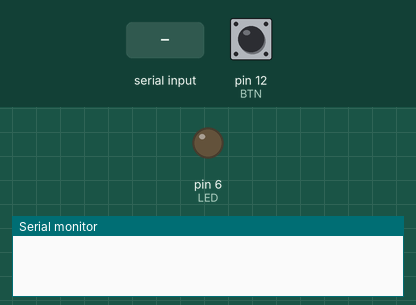
This sketch was run on a simulated Arduino Uno, built with avr-gcc and run on an emulated ATmega328P. Shown: output pins drawn as LEDs (lit = HIGH), the last lines printed to the serial monitor. Inputs (shaded band) come from the test bench; at power-on: pin 12 (BTN) HIGH.

Above: at 1.2 s.
1.3 s: "1" received over the second serial link
At 1.7 s:
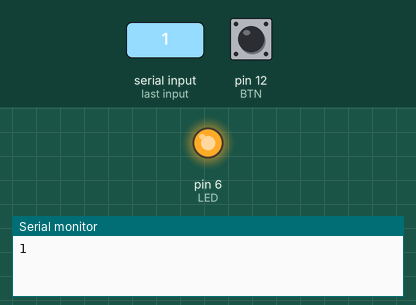
Timing chart, 0 to 4.3 s (numbered marks = the images above; inputs shaded):
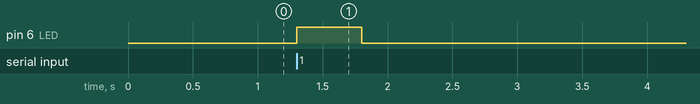

Measured:
- after the input at 1.3 s, pin 6 (LED): LOW → HIGH at once, → LOW 0.50 s later

The sketch:

nano1.ino
```cpp
#include <SoftwareSerial.h>

#define RX A1
#define TX A0

#define BTN 12
#define LED 6

SoftwareSerial nanoSerial(RX, TX);

int buttonState = 0;
void setup() {
  Serial.begin(9600);
  nanoSerial.begin(9600);

  pinMode(BTN, INPUT_PULLUP);
  pinMode(LED, OUTPUT);
}
void loop() {
  buttonState = digitalRead(BTN);

  if(buttonState == LOW) {
    //digitalWrite(LED, HIGH);
    //delay(500);
    //digitalWrite(LED, LOW);
    //delay(500);
    char send_data = '1';
    nanoSerial.write(send_data);
  }

  if(nanoSerial.available()) {
    char read_data = nanoSerial.read();
    Serial.write(read_data);
    digitalWrite(LED, HIGH);
    delay(500);
    digitalWrite(LED, LOW);
    delay(500);
    nanoSerial.flush();
  }
}
```
